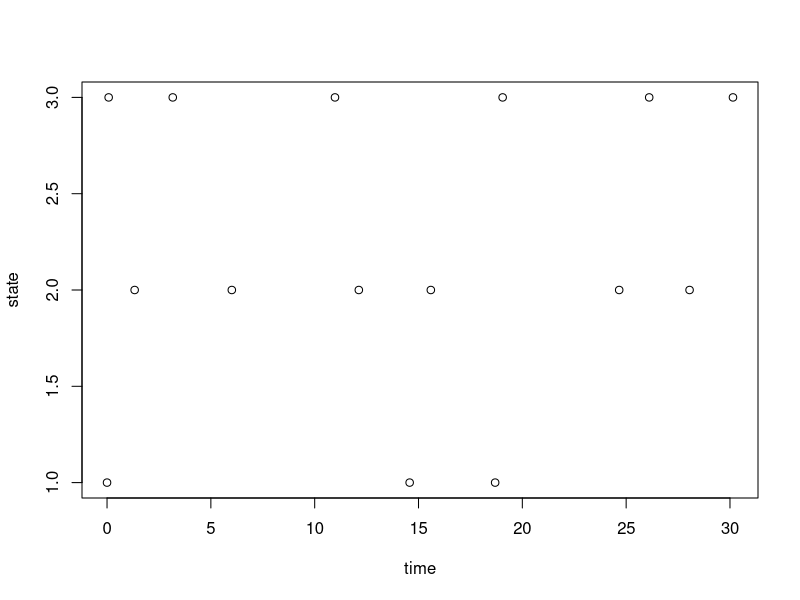

R code for this plot:
## ---- chunk 1
knitr::opts_chunk$set(echo = TRUE)
## ---- chunk 2
M=matrix(c(0,1/3, 2/3,1/2, 0, 1/2,1/8, 7/8, 0), nrow=3)
M <- t(M)
M
## ---- chunk 3
step <- function(i){
  q = M[i,]
  x=-1
  u = runif(1)
  j=0
  cumq = cumsum(q)
  while(x==-1){
    j<-j+1
    if(u <= cumq[j]){x <-j}
  }
  x
}
## ---- chunk 4
state=1
for(i in 1: 14){
  state <- c(state, step(state[length(state)]))
}
state
## ---- chunk 5
h = c(1,1,3)
hold = rexp(1, 1)
for(i in 2: 14){
  rate <- 1
  if (state[i]==3){rate <-1/3}
  hold <- c(hold, rexp(1,rate))
}
hold
## ---- chunk 6
time = cumsum(hold)
time <- c(0, time)
time
## ---- chunk 7
plot(time, state)
